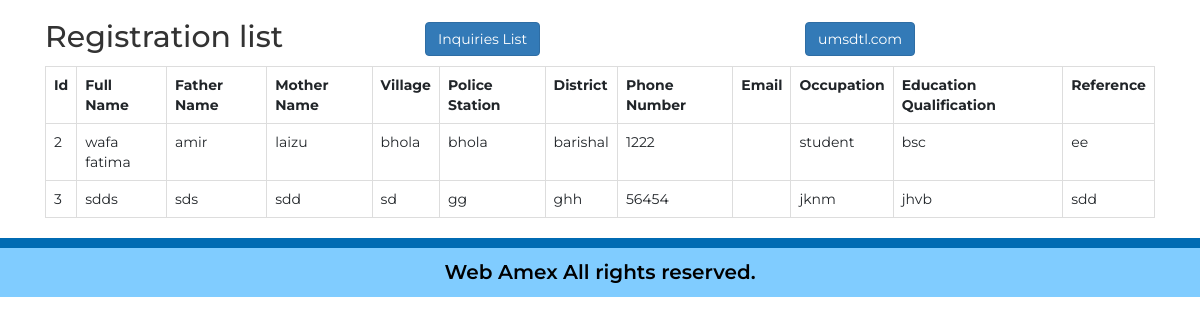
Page /registration_list.php on the committed database.
### tables this page shows
CREATE TABLE `users` (
  `id` int(11) NOT NULL,
  `fullname` varchar(100) NOT NULL,
  `f_name` varchar(100) NOT NULL,
  `m_name` varchar(100) NOT NULL,
  `village` varchar(100) NOT NULL,
  `thana` varchar(100) NOT NULL,
  `district` varchar(100) NOT NULL,
  `p_num` int(100) NOT NULL,
  `email` varchar(100) NOT NULL,
  `occupation` varchar(100) NOT NULL,
  `edu_qua` varchar(255) NOT NULL,
  `refer` varchar(100) NOT NULL
);

### registration_list.php (the view, shortened to what this page needs)
<?php include 'link.php'; ?>
<?php include 'includes/config-inc.php'; ?>
   <html>
    <head>
    </head>
    <body>
        <div class="container">
        <div class="row">
            <h2 class="col">Registration list</h2>
            <h2 class="col ">
                <a href="contact_list.php" class="btn btn-primary">Inquiries List</a>
            </h2>
            <h2 class="col ">
                <a href="index.php" class="btn btn-primary">umsdtl.com</a>
                </h2>
</div>
        <table class="table table-bordered">
            <tr>
                <th>Id</th>
                <th>Full Name</th>
                <th>Father Name</th>
                <th>Mother Name</th>
                <th>Village</th>
                <th>Police Station</th>
                <th>District</th>
                <th>Phone Number</th>
                <th>Email</th>
                <th>Occupation</th>
                <th>Education Qualification</th>
                <th>Reference</th>
            <tr>
            <?php
  $sql = "SELECT * FROM users";
  $records = $conn->query($sql);
            while($row = $records->fetch_assoc()){
            echo "<tr>";
           echo "<td>".$row['id']."</td>";
           echo "<td>".$row['fullname']."</td>";
           echo "<td>".$row['f_name']."</td>";
           echo "<td>".$row['m_name']."</td>";
           echo "<td>".$row['village']."</td>";
           echo "<td>".$row['thana']."</td>";
           echo "<td>".$row['district']."</td>";
           echo "<td>".$row['p_num']."</td>";
           echo "<td>".$row['email']."</td>";
           echo "<td>".$row['occupation']."</td>";
           echo "<td>".$row['edu_qua']."</td>";
           echo "<td>".$row['refer']."</td>";
            echo "</tr>";
            }
        ?>
        </table>
        </div>
        <footer> <div class="footer-lineend"></div>
      <div class="footer-rights">
      <p class="text-center p-3 mb-0" style="color:#000; font-weight: 600; font-size: 20px;">Web Amex All rights reserved.</p>
      </div></footer>

### link.php (shortened to what this page needs)
<!DOCTYPE html>
<html lang="en">
<head>
    <link rel="stylesheet" href="https://stackpath.bootstrapcdn.com/bootstrap/4.3.1/css/bootstrap.min.css">
    <link rel="stylesheet" href="https://use.fontawesome.com/releases/v5.8.2/css/all.css">
    <link rel="stylesheet" href="https://maxcdn.bootstrapcdn.com/bootstrap/3.4.0/css/bootstrap.min.css">
    <link rel="stylesheet" href="css/owl.carousel.css">
    <link rel="stylesheet" href="css/owl.theme.default.min.css">
    <link type="" rel="stylesheet" href="style.css">
</head>
<body>
    </body>
    </html>

### style.css (style rules this page uses)
* { margin: 0; padding: 0; }
body { font-family: 'Montserrat', sans-serif; }
.footer-lineend { width: 100%; background-color: #006bb3; height: 10px; }
.footer-rights { background-color:#80ccff; }

### rows in the picture
users: id "2", fullname "wafa fatima", f_name "amir", m_name "laizu", village "bhola", thana "bhola", district "barishal", p_num "1222", occupation "student", edu_qua "bsc", refer "ee"
users: id "3", fullname "sdds", f_name "sds", m_name "sdd", village "sd", thana "gg", district "ghh", p_num "56454", occupation "jknm", edu_qua "jhvb", refer "sdd"
